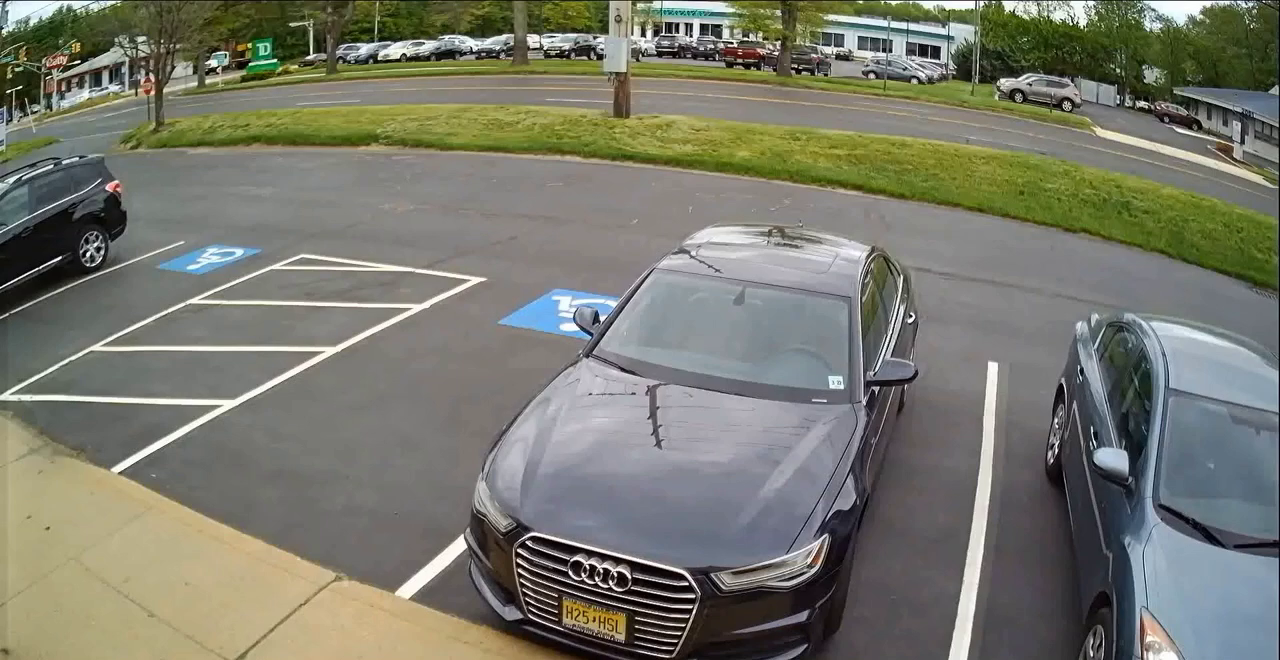
#> input picture Motion Detection - OpenCV/static.png, 1280 x 660 px
$ jupyter execute 'Motion Detection Tutorial - OpenCV.ipynb'
#> lines starting #> are read from the running program, lines starting #| are printed output that depends on the picture; after the words box and inside, x2 and y2 are one past the last pixel; in counts of white or black regions, pixels touching at a corner belong together
## Import Modules

[cell 1]
import cv2
import numpy as np
import matplotlib.pyplot as plt
import imutils
import time

[cell 2]
# load and preprocess the image
def load_and_preprocess(image_path):
#> called with image_path = 'static.png'
    image = cv2.imread(image_path)
#> image is the input picture: shape (660, 1280, 3); mean B, G, R 109.2, 121.5, 120.4
    image = cv2.resize(image, (1280, 720))
#> image: shape (720, 1280, 3)
    gray_image = cv2.cvtColor(image, cv2.COLOR_BGR2GRAY)
#> call 2 of load_and_preprocess, with image_path = 'test.png'
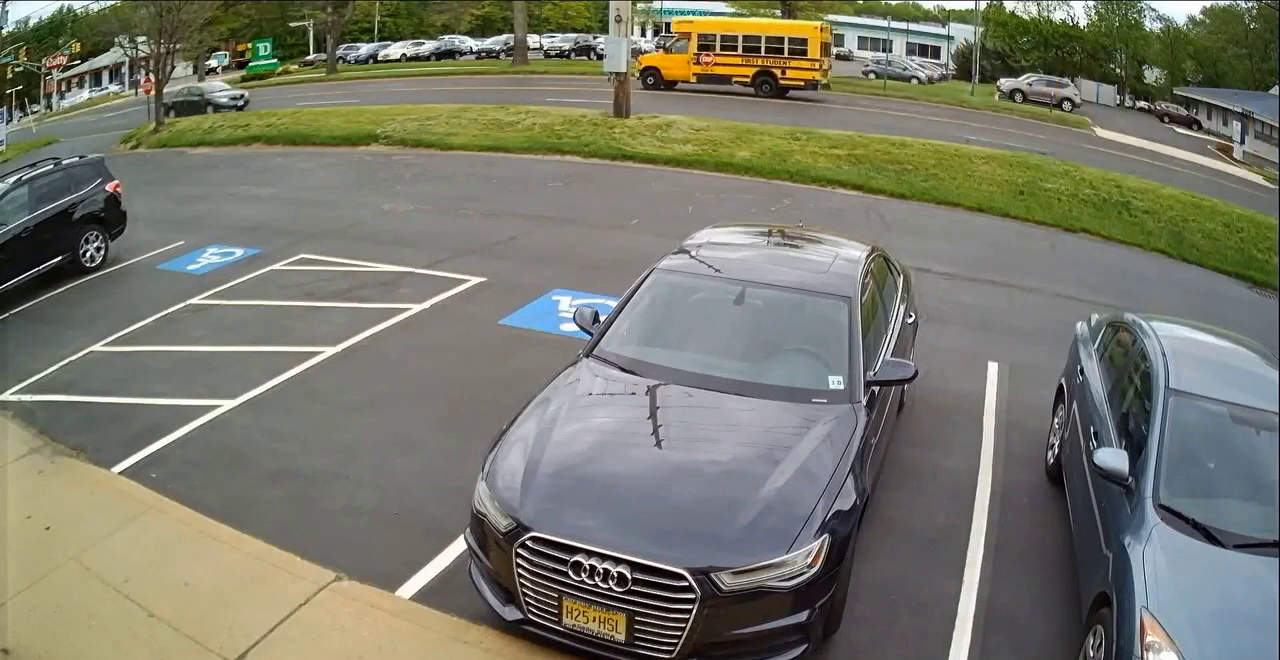
#> input picture Motion Detection - OpenCV/test.png, 1280 x 660 px
#> in load_and_preprocess, image is the input picture: shape (660, 1280, 3); mean B, G, R 107.8, 121.2, 120.6
    return image, gray_image

# subtract images
def subtract_images(image1, image2):
    diff = cv2.absdiff(image1, image2)
    _, thresh = cv2.threshold(diff, 50, 255, cv2.THRESH_BINARY)
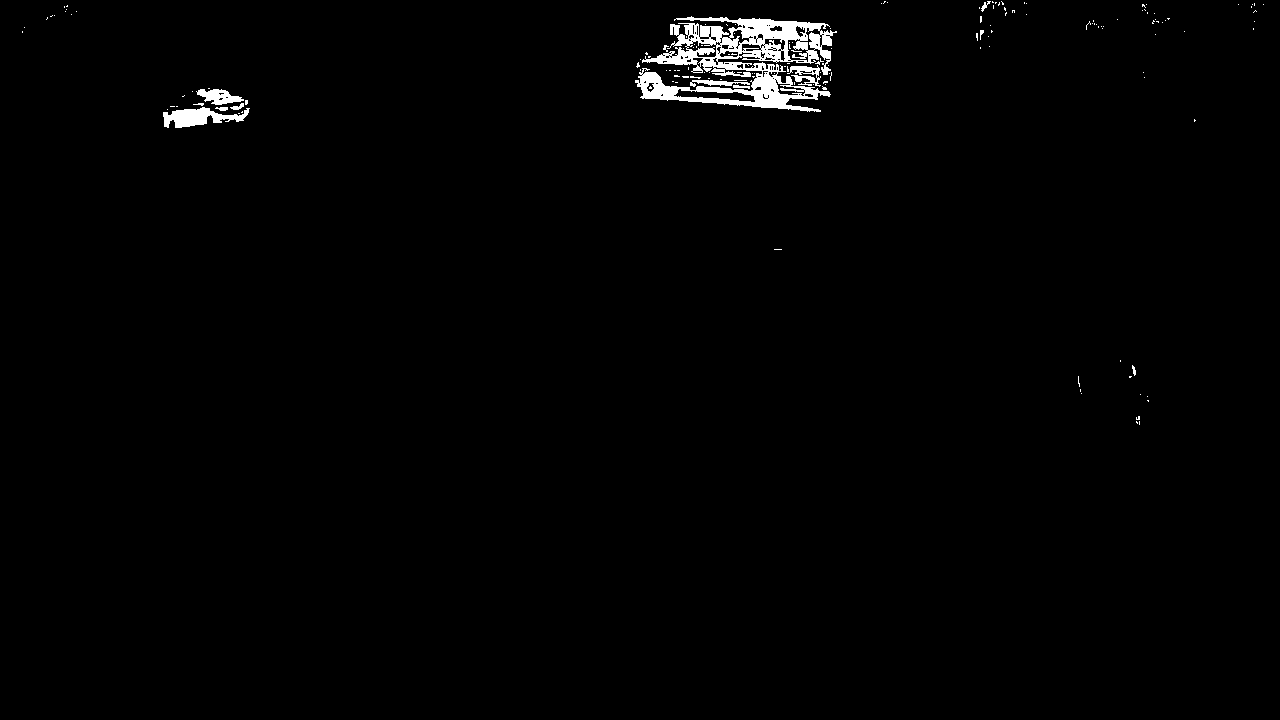
#> thresh: shape (720, 1280); 1.2% white; 159 white regions (147 under 20 px)
    return diff, thresh

[cell 3]
image_path1 = 'static.png'
image_path2 = 'test.png'

image1, gray_image1 = load_and_preprocess(image_path1)
image2, gray_image2 = load_and_preprocess(image_path2)

# subtract the images
diff, thresh = subtract_images(gray_image1, gray_image2)

# plot the images
plt.figure(figsize=(15, 7))

plt.subplot(2, 2, 1)
plt.title('Static Image')
plt.imshow(cv2.cvtColor(image1, cv2.COLOR_BGR2RGB))
plt.axis('off')

plt.subplot(2, 2, 2)
plt.title('Test Image')
plt.imshow(cv2.cvtColor(image2, cv2.COLOR_BGR2RGB))
plt.axis('off')

plt.subplot(2, 2, 3)
plt.title('Difference')
plt.imshow(diff, cmap='gray')
plt.axis('off')

plt.subplot(2, 2, 4)
plt.title('Threshold Difference')
plt.imshow(thresh, cmap='gray')
plt.axis('off')

plt.show()
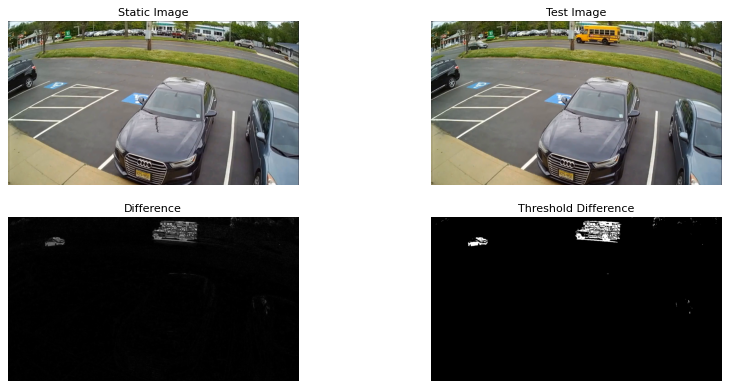
#> figure drawn by matplotlib, 4 panels

[cell 4]
dilated_image = cv2.dilate(thresh, None, iterations=0)
plt.imshow(dilated_image, cmap='gray')
plt.axis('off')
plt.show()

[cell 5]
cnts = cv2.findContours(dilated_image.copy(), cv2.RETR_EXTERNAL, cv2.CHAIN_APPROX_SIMPLE)
#> cnts = 146 contours, 137 with area under 20; largest, box (x1, y1, x2, y2) and area: (635, 16, 837, 112) 9765, (163, 107, 250, 128) 847, (196, 89, 244, 105) 390, (787, 65, 821, 87) 251, (690, 80, 750, 87) 136
cnts = imutils.grab_contours(cnts)
#cnts

[cell 6]
# iterate the contours
for c in cnts:
    if cv2.contourArea(c) < 700:
        continue

    # get the bounding box coordinates
    (x, y, w, h) = cv2.boundingRect(c)
    cv2.rectangle(image2, (x, y), (x+w, y+h), (0, 255, 0), 2)
#> this loop made 146 passes
#> c on passes 1, 2, 4, 5, 6, 7, 8, 9, 12, 13, 14, 15: [[1139, 421], [1139, 424]], [[1136, 421], [1136, 422], [1137, 423], [1137, 422]], [[1147, 400], [1148, 401], [1148, 400]], [[1147, 396]], [[1140, 394]], [[1081, 393]], [[1080, 389], [1080, 391]], [[1129, 376], [1129, 377], [1130, 377], [1131, 376]], [[1120, 360], [1120, 361]], [[774, 249], [781, 249]], [[1194, 119], [1194, 121], [1195, 120]], [[238, 113], [239, 113]]
#> (x, y, w, h) on pass 19: (163, 107, 87, 21)
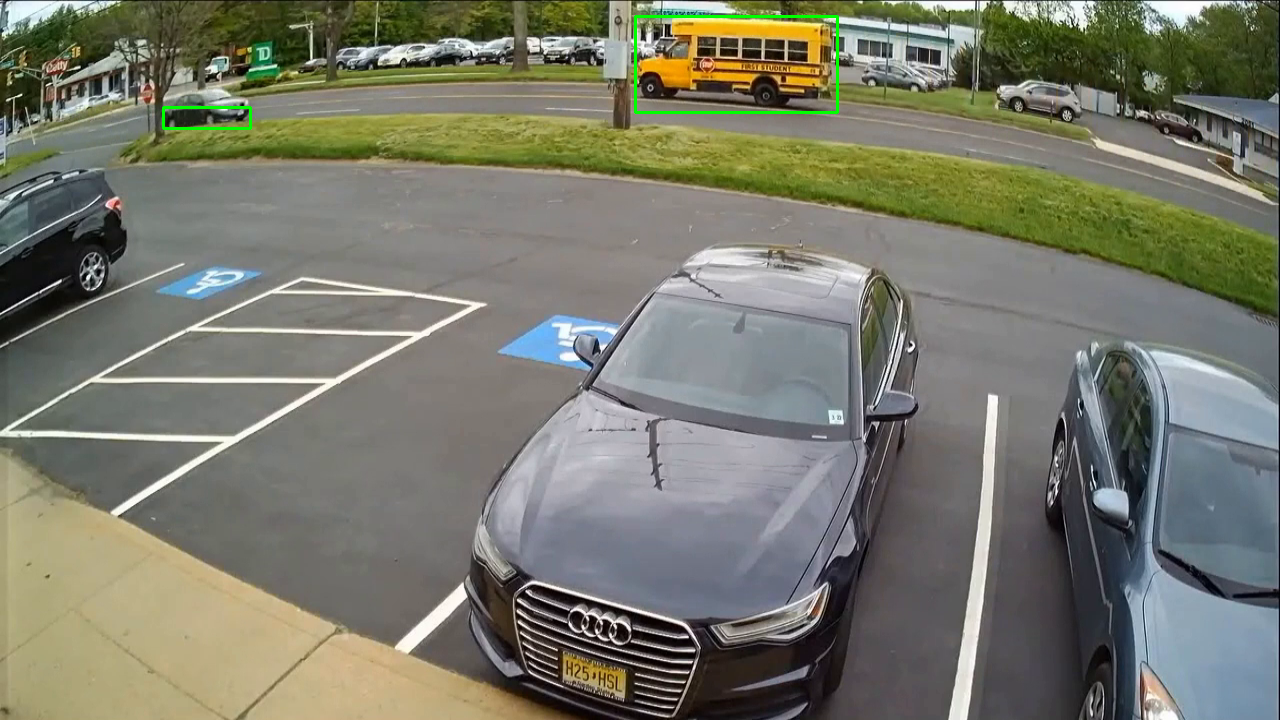
#> image2: shape (720, 1280, 3); mean B, G, R 107.5, 121.5, 120.3

cv2.imshow('test', image2)
cv2.waitKey(10000)
cv2.destroyAllWindows()

## Test in Realtime / Video

[cell 7]
video_path = 'test.mp4'
#video_cap = cv2.VideoCapture(0) # capture from webcam
video_cap = cv2.VideoCapture(video_path)
static_frame = None

min_contour_area = 700  # Minimum contour area to consider as a car

#frame_count = 0
#update_interval = 30

while True:
    success, frame = video_cap.read()
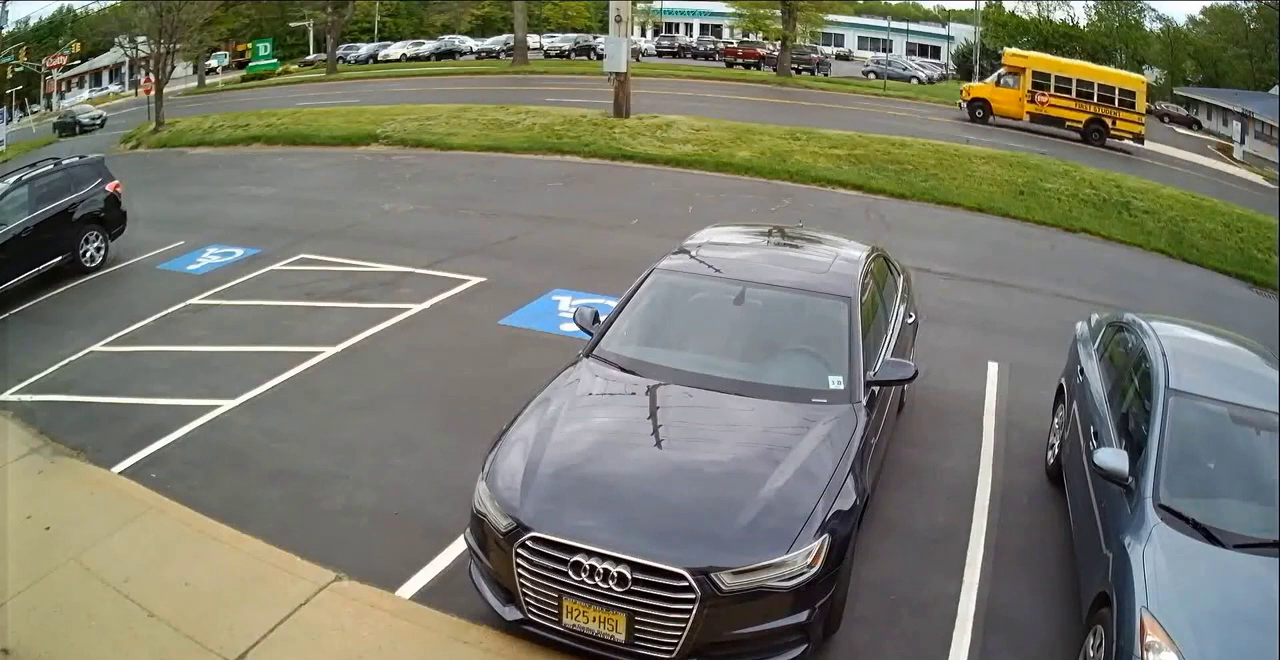
#> input picture frame 20 of Motion Detection - OpenCV/test.mp4, 1280 x 660 px
#> frame is the input picture: shape (660, 1280, 3); mean B, G, R 107.9, 121.3, 120.6
    if not success:
        break

    frame = cv2.resize(frame, (1280, 720))
#> frame: shape (720, 1280, 3)
    gray_frame = cv2.cvtColor(frame, cv2.COLOR_BGR2GRAY)

    if static_frame is None:
        static_frame = gray_frame
        continue

    # [6 lines of commented-out code are left out]
    diff, thresh = subtract_images(static_frame, gray_frame)
    dilated_image = cv2.dilate(thresh, None, iterations = 2)

    # get contours
    cnts = cv2.findContours(dilated_image.copy(), cv2.RETR_EXTERNAL, cv2.CHAIN_APPROX_SIMPLE)
    cnts = imutils.grab_contours(cnts)

    # iterate the contours
    for c in cnts:
        if cv2.contourArea(c) < min_contour_area:
            continue

        # get the bounding box coordinates
        (x, y, w, h) = cv2.boundingRect(c)
        cv2.rectangle(frame, (x, y), (x+w, y+h), (0, 255, 0), 2)


    cv2.imshow("Motion Detection", frame)

    # exit if any key is pressed
    if cv2.waitKey(1) & 0xFF != 255:
        break
    time.sleep(0.1)

#frame_count += 1

video_cap.release()
cv2.destroyAllWindows()
